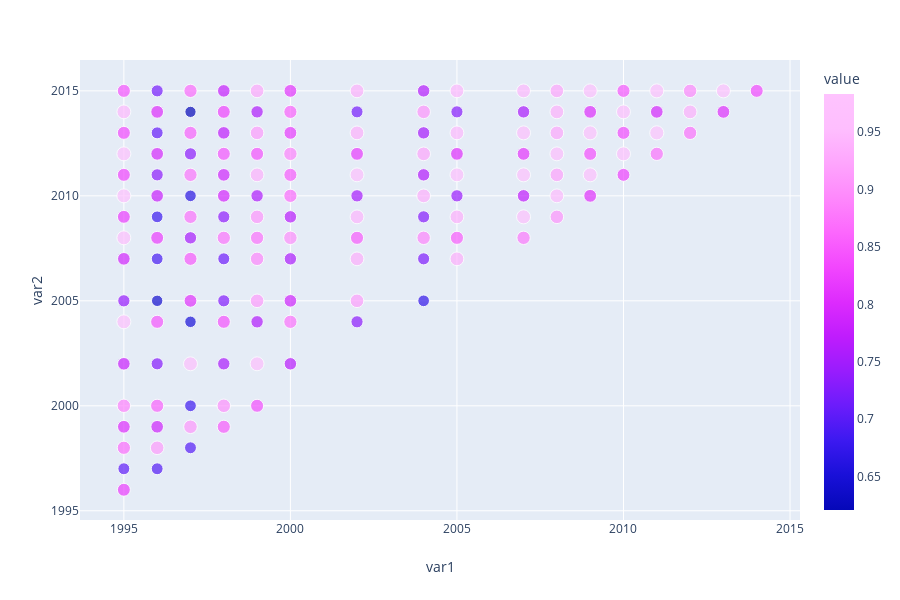

The cell this chart's notebook holds for it:
### Code cell
#shows us how strongly connect each year is to other years based on these pretty colors 
import plotly_express as px
px.scatter(links_filtered, x = 'var1', y = 'var2', color = 'value', size = 'value', size_max = 10)

### Figure 1 — Plotly figure (JSON) as saved in the notebook; plotly's stock layout.template omitted (floating-point values rounded to 4 significant figures; data arrays with more than 128 entries replaced by an {"elided": "..."} marker saying what was removed)
{"data": [{"hoverlabel": {"namelength": 0}, "hovertemplate": "var1=%{x}<br>var2=%{y}<br>value=%{marker.color}", "legendgroup": "", "marker": {"cmax": 0.9833, "cmin": 0.621, "color": {"elided": "153 float values"}, "colorbar": {"title": {"text": "value"}}, "colorscale": [[0, "#0508b8"], [0.08333, "#1910d8"], [0.1667, "#3c19f0"], [0.25, "#6b1cfb"], [0.3333, "#981cfd"], [0.4167, "#bf1cfd"], [0.5, "#dd2bfd"], [0.5833, "#f246fe"], [0.6667, "#fc67fd"], [0.75, "#fe88fc"], [0.8333, "#fea5fd"], [0.9167, "#febefe"], [1, "#fec3fe"]], "showscale": true, "size": {"elided": "153 float values"}, "sizemode": "area", "sizeref": 0.009833, "symbol": "circle"}, "mode": "markers", "name": "", "showlegend": false, "type": "scatter", "uid": "01c20482-6ddc-42b9-b7a2-786a2a19de0a", "x": {"elided": "153 int values"}, "xaxis": "x", "y": {"elided": "153 int values"}, "yaxis": "y"}], "layout": {"grid": {"xaxes": ["x"], "xgap": 0.1, "xside": "bottom", "yaxes": ["y"], "ygap": 0.1, "yside": "left"}, "height": 600, "legend": {"itemsizing": "constant", "tracegroupgap": 0}, "margin": {"t": 60}, "xaxis": {"title": {"text": "var1"}}, "yaxis": {"title": {"text": "var2"}}}}
